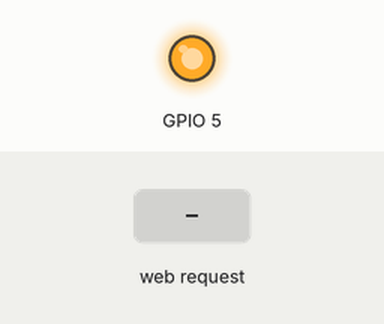
A sketch run on a simulated ESP8266 (NodeMCU). Parts: output pins drawn as LEDs (lit = HIGH). The inputs (shaded band) are chosen by the test bench. WiFi joins after 1.5 s; servers stay silent unless stated; what the sketch prints to the serial monitor is not drawn.

Above: at 2.7 s.
2.8 s: HTTP request GET /encender received
At 3.7 s:
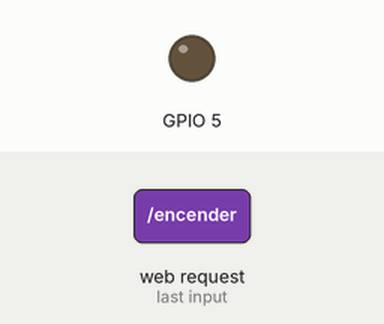
4.3 s: HTTP request GET /apagada received
At 4.8 s:
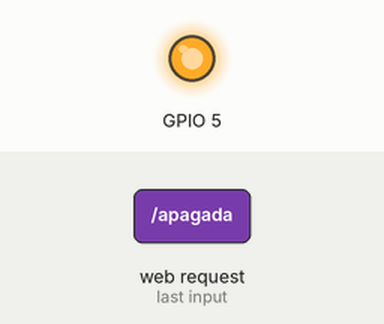
Timing chart, 0 to 7.3 s (numbered marks = the images above; inputs shaded):
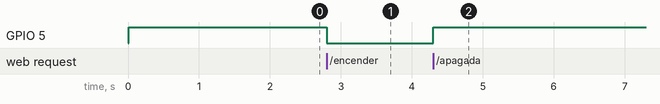

Measured:
- after the input at 2.8 s, GPIO 5: HIGH → LOW at once
- after the input at 4.3 s, GPIO 5: LOW → HIGH at once

The sketch:

G3-WiFiWebServer.ino
```cpp
#include <ESP8266WiFi.h>

const char* ssid = "TURBONETT_ALSW";
const char* password = "2526-4897";

WiFiServer server(80);
int val;

void setup() {
  Serial.begin(115200);
  delay(10);

  // prepare GPIO2
  val = 1;
  pinMode(5, OUTPUT);
  digitalWrite(5, val);

  // Connect to WiFi network
  Serial.println();
  Serial.println();
  Serial.print("Connecting to ");
  Serial.println(ssid);

  WiFi.begin(ssid, password);

  while (WiFi.status() != WL_CONNECTED) {
    delay(500);
    Serial.print(".");
  }
  Serial.println("");
  Serial.println("WiFi connected");

  // Start the server
  server.begin();
  Serial.println("Server started");

  // Print the IP address
  Serial.println(WiFi.localIP());
}

void loop() {
  // Check if a client has connected
  WiFiClient client = server.available();
  if (!client) {
    return;
  }

  // Wait until the client sends some data
  Serial.println("new client");
  while (!client.available()) {
    delay(1);
  }

  // Read the first line of the request
  String req = client.readStringUntil('\r');
  Serial.println(req);
  client.flush();

  // Match the request
  if (req.indexOf("/encender") != -1)
    val = 0;
  else if (req.indexOf("/apagada") != -1)
    val = 1;
  else {
    Serial.println("invalid request");
   // client.stop();
   // return;
  }

  // Set GPIO2 according to the request
  digitalWrite(5, val);

  client.flush();

  // Prepare the response
  String s = "HTTP/1.1 200 OK\r\nContent-Type: text/html\r\n\r\n<!DOCTYPE HTML>\r\n<html>\r\n";
  s += "<h1>Led ";
  s += (val) ? "Apagada" : "Encendida";
  s += "</h1>\r\n";
  s += "<a href=\"";
  s += (val) ? "encender" : "apagada";
  s += "\"> Cambiar</a> </html> \n";

  // Send the response to the client
  client.print(s);
  delay(1);
  Serial.println("Client disonnected");

  // The client will actually be disconnected
  // when the function returns and 'client' object is detroyed
}
```
